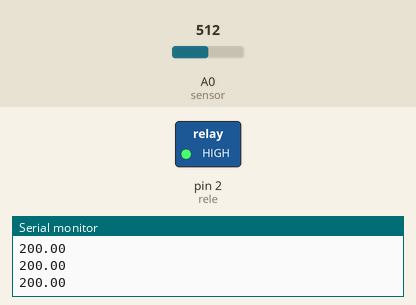
Simulated run of this sketch. Board: Arduino Uno, built with avr-gcc and run on an emulated ATmega328P. On the bench: switched loads named in the sketch (green lamp = pin HIGH), the last lines printed to the serial monitor. Inputs (shaded band) come from the test bench; at power-on: A0 (sensor) = 512.

Above: at 1.2 s.
1.3 s: A0 (sensor) set to 172
2.8 s: A0 (sensor) set to 153
At 3.1 s:
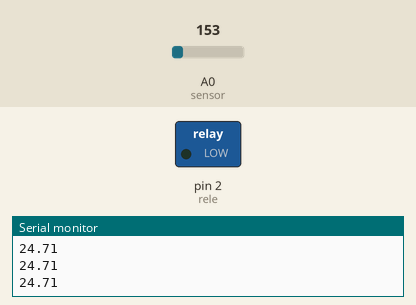
4.3 s: A0 (sensor) set to 306
At 5.5 s:
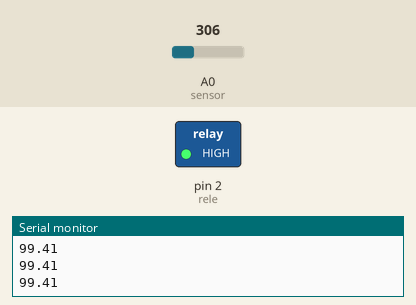
5.8 s: A0 (sensor) set to 122
At 6.8 s:
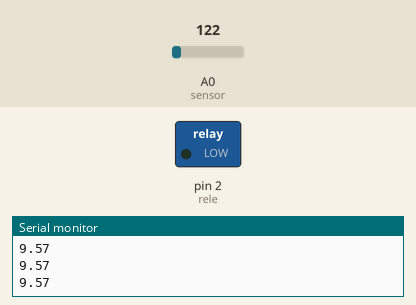
Timing chart, 0 to 8.3 s (numbered marks = the images above; inputs shaded):
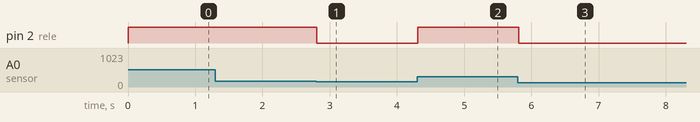

The sketch:

Termostato.ino
```cpp
// (licence header left out)
// Pin 13 has an LED connected on most Arduino boards.
// give it a name:

int rele = 2;
int sensor = 0;
int count = 0;
float graus = 28.0;
float temperatura = 0.0;
float voltage = 0.0;

// the setup routine runs once when you press reset:
void setup() {
  Serial.begin(9600);
  pinMode(rele, OUTPUT);
}

// the loop routine runs over and over again forever:
void loop() {
  voltage = (float(analogRead(sensor)) * 5.0) / 1024.0;
  temperatura += (voltage - 0.5) * 100.0;
  count++;
  if (count == 10){
    temperatura /= count;
    Serial.println(temperatura);
    if (temperatura >= graus){
    	digitalWrite(rele, HIGH);
    }
    else {
    	digitalWrite(rele, LOW);
    }
  	count = 0;
	temperatura = 0.0;
  }
}
```

Measured:
- the behaviour switches between 160 and 159 on A0 (sensor) (found by bisection; images 0 and 1)
- after the input at 2.8 s, pin 2 (rele): HIGH → LOW at once
- after the input at 4.3 s, pin 2 (rele): LOW → HIGH at once
- after the input at 5.8 s, pin 2 (rele): HIGH → LOW at once
